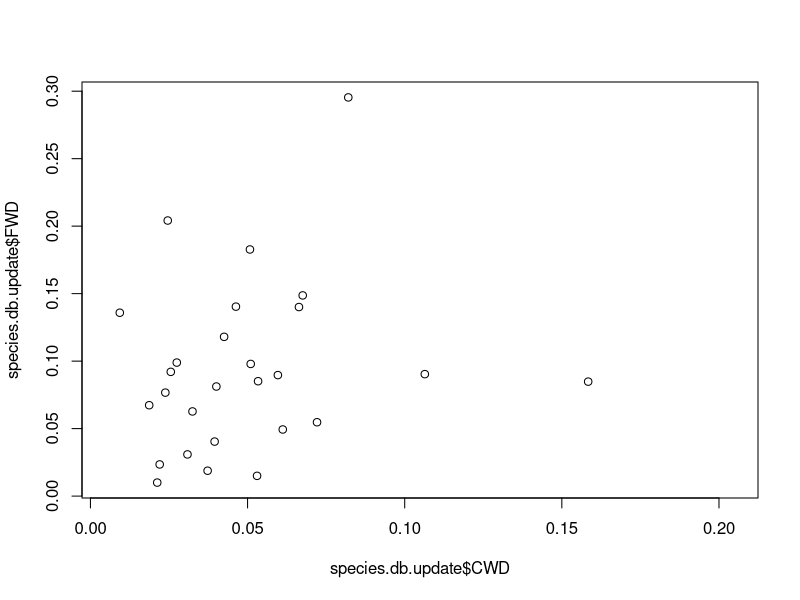

Recreate this plot in R.
## ---- chunk 1
knitr::opts_chunk$set(echo = TRUE)
## ---- chunk 2
library(readxl)
library(tidyverse)
library(magrittr)
## ---- chunk 3
species.db <- read_xlsx("../data/Reorganized_species_database_with_climate.xlsx")

# species.db<-read.csv("../data/Reorganized_species_database.csv", stringsAsFactors = F)%>% 
#   select(c(K.constant, Genus, Species, Size.Class..cm., Notes, Classification, Fuel.Class))%>%
#   rename(size.class = Size.Class..cm.)
head(species.db)
## ---- chunk 4
#count<-species.db %>%
 # count(genus)
#count
#write.table(count, file = "../data/count.txt")
## ---- chunk 5
foliage.gym<- species.db %>%
  filter(fuel_class == "foliage", classification == "Gymnosperm") %>%
  mutate(k_foliage = mean(recal_val, na.rm = T)) %>%
  select(classification, k_foliage) %>%
  distinct()

foliage.ang<- species.db %>%
  filter(fuel_class == "foliage", classification == "Angiosperm") %>%
  mutate(k_foliage = mean(k_const, na.rm = T)) %>%
  select(classification, k_foliage) %>%
  distinct()

foliage<-rbind(foliage.ang, foliage.gym)

species.db<-inner_join(species.db, foliage, by="classification")
head(species.db)

rm(foliage.ang, foliage.gym)
gc()
## ---- chunk 6
species.db %<>%
  filter(fuel_class != "snag") %>%  
  filter(fuel_class!= "foliage") %>% 
  filter(fuel_class!= "bark")
## ---- chunk 7
# df <- data.frame(cwd_all= species.db %>% 
#   filter(genus == "Psuedotsuga") %>% 
#   filter(class == "CWD") %>% 
#   transmute(k = mean(recal_val, na.rm = T)) %>% distinct(),
# fwd_all =species.db %>% 
#   filter(genus == "Psuedotsuga") %>% 
#   filter(class == "FWD") %>% 
#   transmute(k = mean(recal_val, na.rm = T)) %>% distinct()
# )
# df
# remove suspended
species.db %<>% 
  filter(!notes %in% c("elevated", "suspended", "aerial"))

# df2 <- data.frame(cwd_all= species.db %>% 
#   filter(genus == "Psuedotsuga") %>% 
#   filter(class == "CWD") %>% 
#   transmute(k = mean(recal_val, na.rm = T)) %>% distinct(),
# fwd_all =species.db %>% 
#   filter(genus == "Psuedotsuga") %>% 
#   filter(class == "FWD") %>% 
#   transmute(k = mean(recal_val, na.rm = T)) %>% distinct()
# )
# cbind(df, df2)
## ---- chunk 8
species.db %<>% 
  mutate(class = case_when(fuel_class == "log" ~ "CWD",
                          fuel_class == "large log" ~ "CWD",
                          fuel_class == "twigs" ~ "FWD",
                          fuel_class == "branch" ~ "FWD",
                          fuel_class == "large branch" ~ "FWD"))
## ---- chunk 9
species.db %<>% 
  filter(ref != "Yatskov et al. 2003")
## ---- chunk 10
# calculate CWD and FWD values for each species
fine_coarse<-species.db %>%
  group_by(genus, species, class) %>%
  summarise(mean.k = mean(recal_val, na.rm = T)) %>% 
  ungroup() %>% 
  spread(key = class, mean.k, convert = T)

####HERE
# This gives me the genus mean
genus_mean<-species.db %>%
  group_by(genus) %>%
  transmute(genus_mean = mean(recal_val, na.rm = T)) %>%
  ungroup() %>% 
  distinct()


# Adds genus, classification, and foliage value to fine_coarse
fine_coarse<-species.db %>%
  select(genus, classification, k_foliage) %>%
  right_join(fine_coarse, by="genus") %>%
  distinct()

fine_coarse
genus_mean
## ---- chunk 11
species.db.update<-left_join(genus_mean,fine_coarse, by="genus")
species.db.update
## ---- chunk 12
ang.gym.mean.values<-species.db %>%
  group_by(classification) %>%
  summarise(genus_mean = mean(recal_val, na.rm = T)) %>%
  select(-one_of("classification")) %>%
  mutate(genus=c("Other hardwood", "Other Softwood")) %>%
  mutate(species= "Spp.")

# add in foliage values
ang.gym.mean.values<-cbind(ang.gym.mean.values, foliage)

# calculate CWD and FWD values basedon classification 
ang.gym.mean.values <- species.db.update %>% 
  group_by(classification) %>% 
  transmute(CWD = mean(CWD, na.rm = T),
            FWD = mean(FWD, na.rm = T)) %>% 
  distinct() %>% 
  left_join(ang.gym.mean.values, by="classification")

ang.gym.mean.values
## ---- chunk 13
plot(species.db.update$CWD, species.db.update$FWD)
## ---- chunk 14
mean.values.all<-rbind.data.frame(species.db.update, ang.gym.mean.values)
## ---- chunk 15
write.csv(mean.values.all, file = "../data/mean.species.k.csv", row.names = F)
